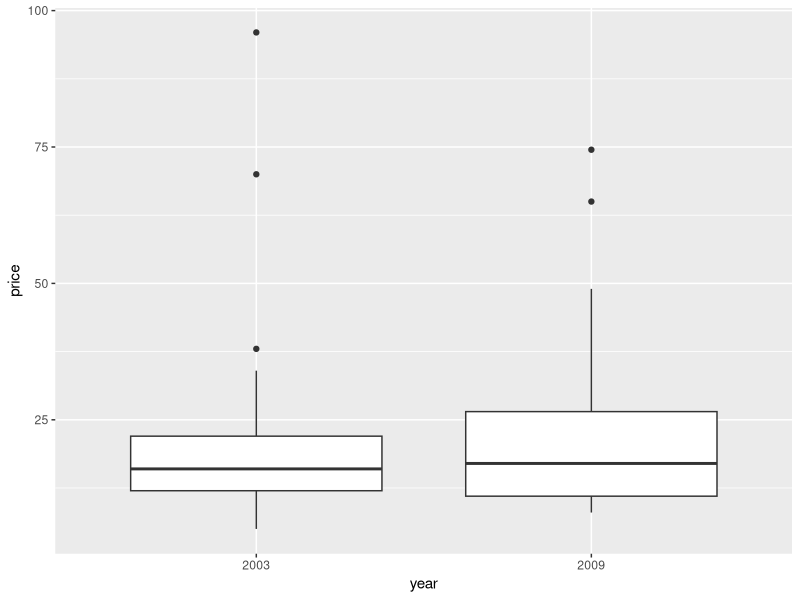

Generate this figure with R:
## ---- chunk 1
library(tidyverse)
## ---- chunk 2
UBSprices <- read.csv("data/UBSprices.csv", as.is = TRUE)
polls <- read.csv("data/rcp-polls.csv", na.strings = "--", as.is = TRUE)
airlines <- read.csv("data/airline-safety.csv", as.is = TRUE)
## ---- chunk 3
head(UBSprices)
## ---- chunk 4
tidy_ubs <- gather(data = UBSprices, key = year, value = price, rice2003, rice2009)
head(tidy_ubs)
## ---- chunk 5
tidy_ubs$year <- extract_numeric(tidy_ubs$year)
head(tidy_ubs)
## ---- chunk 6
tidy_ubs %>%
  ggplot(aes(x = factor(year), y = price)) + 
  geom_boxplot() +
  labs(x = "year")
## ---- chunk 7
polls
## ---- chunk 8
tidy_polls <- separate(data = polls, col = Date, into = c("Begin", "End"), sep = " - ")
tidy_polls
## ---- chunk 9
tidy_polls <- separate(data = tidy_polls, col = Sample, into = c("size", "population"), sep = " ")
tidy_polls
## ---- chunk 10
tidy_polls <- gather(data = tidy_polls, key = candidate, value = percentage, 7:10)
head(tidy_polls)
## ---- chunk 11
tidy_polls <- separate(tidy_polls, candidate, into= c("candidate", "party"))
head(tidy_polls)
## ---- chunk 12
head(airlines)
## ---- chunk 13
tidy_airlines <- gather(airlines, key = accidents, value = count, 3:8)
head(tidy_airlines)
## ---- chunk 14
tidy_airlines <- separate(tidy_airlines, accidents, into = c("var", "years"), sep = "[.]")
head(tidy_airlines)
## ---- chunk 15
tidy_airlines <- spread(data = tidy_airlines, key = var, value = count)
head(tidy_airlines)
